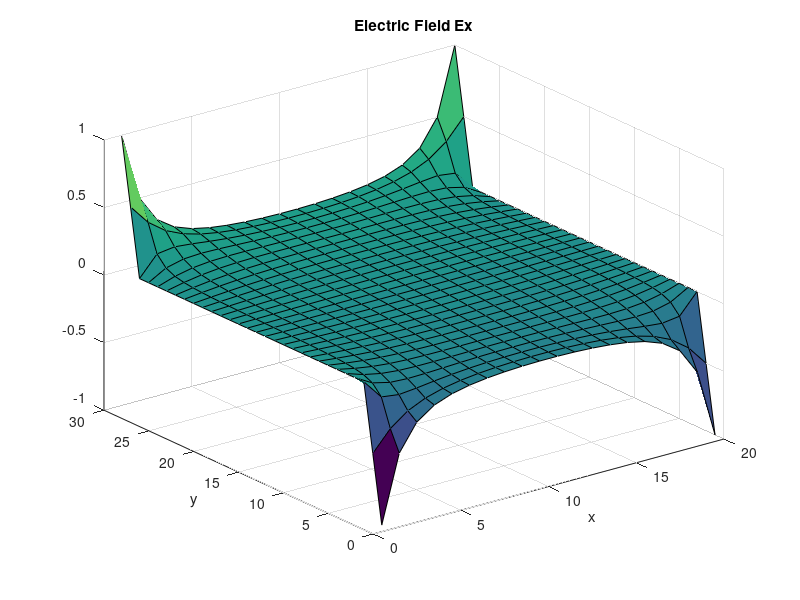
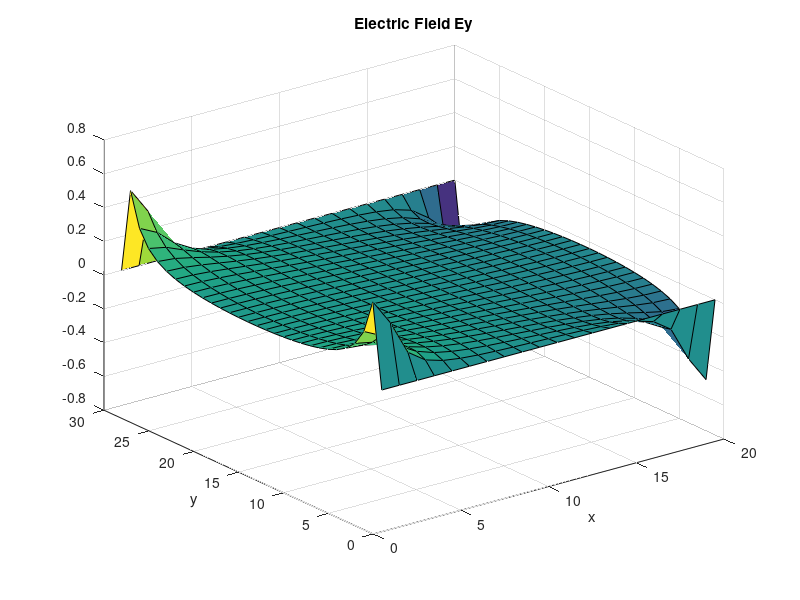
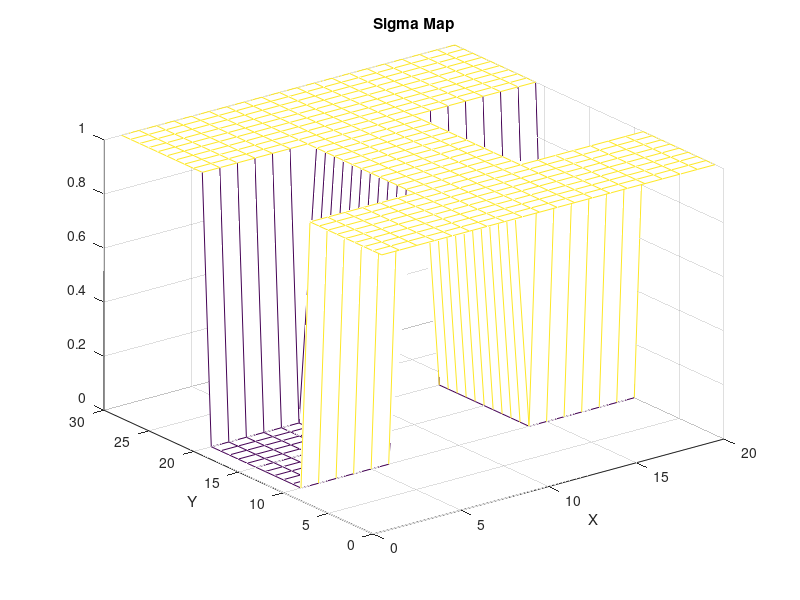
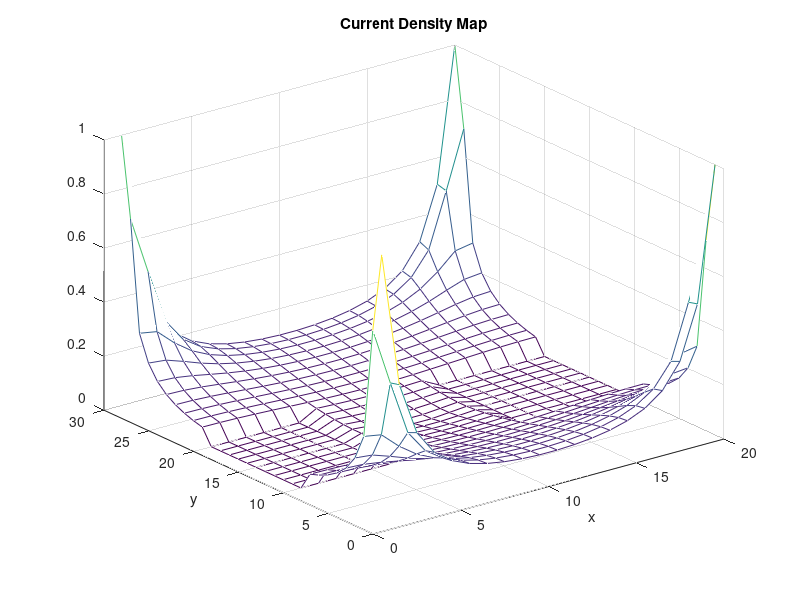

These charts were generated, in order, by the following MATLAB code: (Note: this script raises an error after producing the figures.)
x= 3;           % x dimension
y=2;            % y dimension
%%%%% ratio for L/W is 3/2

dx = .1;
dy = .1;
nx = x/dx;
ny = y/dy;
%%create matrices for the F and G values. 
G = sparse(nx*ny,nx*ny);        %large matrix with mostly 0's
F = zeros(nx*ny,1);
% iterate through each point and give it the proper value. 
for i = 1:nx
    for j = 1:ny
        
        n = i + (j - 1) * nx; 
        nym = i + (j - 2) * nx; 
        nyp = i + j * nx; 
        nxm = i - 1 + (j - 1) * nx; 
        nxp = i + 1 + (j - 1) * nx; 
        
        if i == 1
            G(n, n) = 1; 
            F(n) = 1;
        elseif i == nx
            G(n, n) = 1; 
            F(n) = 1;
        elseif j == 1
            G(n, n) = 1; 
        elseif j == ny
            G(n, n) = 1; 
        else
            G(n, n) = -4; 
            G(n, nxm) = 1; 
            G(n, nxp) = 1; 
            G(n, nym) = 1; 
            G(n, nyp) = 1; 
        end
    end
end
%create the voltmap as well the matrix for V, density on X and Y. 
Voltmap2 = zeros(nx, ny); 
Ex=zeros (nx, ny);
Ey=zeros (nx, ny); 
V = G\F; 
%numerical way to answer voltage map 
for i = 1:nx
    for j = 1:ny
        n = i + (j - 1)*nx;
        Voltmap2(i, j) = V(n); 
    end
end
%iterate through the density matrices and find the corresponding density. 
 for i = 1:nx
    for j = 1:ny
        if i == 1
            Ex(i, j) = Voltmap2(i+1, j) - Voltmap2(i, j); 
        elseif i == nx
            Ex(i, j) = Voltmap2(i, j) - Voltmap2(i-1, j);
        else
            Ex(i, j) = (Voltmap2(i+1, j) - Voltmap2(i-1, j))*0.5;
        end
        
        if j == 1
            Ey(i, j) = Voltmap2(i, j+1) - Voltmap2(i, j); 
        elseif j == ny
            Ey(i, j) = Voltmap2(i, j) - Voltmap2(i, j-1);
        else
            Ey(i, j) = (Voltmap2(i, j+1) - Voltmap2(i, j-1))*0.5;
        end
    end
 end
%plot the electric field for X and Y. 
figure(1)
surf(Ex)
title('Electric Field Ex')
xlabel('x')
ylabel('y')

figure(2)
surf(Ey)
title('Electric Field Ey')
xlabel('x')
ylabel('y')
%create the sigma matrix of ones. could have chosen 0, or 1. 
sigma = ones(nx,ny);
%iterate through the points and change where the bottle neck is. 
for i = 1:nx
    for j = 1:ny
        if j <= (ny/3) || j >= (ny*2/3)
            if i >= (nx/3) && i <= (nx*2/3)
                sigma(i,j) = 10^-12;
            end
            
        end
    end
end
%find the total electric field
TotalE= sqrt(Ex.^2+ Ey.^2);
%J is the total electric field where sigma is. 
J=sigma .* TotalE;
% plot sigma map
figure(3);
mesh(sigma);
xlabel('X');
ylabel('Y');
title('Sigma Map');
%plot current density map
figure(4)
mesh(J)
title('Current Density Map')
xlabel('x')
ylabel('y')
%%%%%%%Part 2 B%%%%%%%%
current =0;
OldCurrent=0;
TotalCurrent=0;
TotalE=0 ;
G = sparse(nx*ny,nx*ny);
F = zeros(nx*ny,1);
J=0;
TotalE=0;
sigma=0;
%run through the original code but iterate extra times for in increase in
%size. 
for meshsize = 1:1:5
    for i = 1:nx
        for j = 1:ny

            n = i + (j - 1) * nx; 
            nym = i + (j - 2) * nx; 
            nyp = i + j * nx; 
            nxm = i - 1 + (j - 1) * nx; 
            nxp = i + 1 + (j - 1) * nx; 

            if i == 1
                G(n, n) = 1; 
                F(n) = 1;
            elseif i == nx
                G(n, n) = 1; 
                F(n) = 1;
            elseif j == 1
                G(n, n) = 1; 
            elseif j == ny
                G(n, n) = 1; 
            else
                G(n, n) = -4; 
                G(n, nxm) = 1; 
                G(n, nxp) = 1; 
                G(n, nym) = 1; 
                G(n, nyp) = 1; 
            end
        end
    end

    Voltmap2 = zeros(nx, ny); 
    Ex=zeros (nx, ny);
    Ey=zeros (nx, ny); 
    V = G\F; 

    for i = 1:nx
        for j = 1:ny
            n = i + (j - 1)*nx;
            Voltmap2(i, j) = V(n); 
        end
    end
    
    sigma = ones(nx,ny);
        for i = 1:nx
        for j = 1:ny
            if j <= (ny/3) || j >= (ny*2/3)
                if i >= (nx/3) && i <= (nx*2/3)
                    sigma(i,j) = 10^-12;
                end

            end
        end
    end
     for i = 1:nx
        for j = 1:ny
            if i == 1
                Ex(i, j) = Voltmap2(i+1, j) - Voltmap2(i, j); 
            elseif i == nx
                Ex(i, j) = Voltmap2(i, j) - Voltmap2(i-1, j);
            else
                Ex(i, j) = (Voltmap2(i+1, j) - Voltmap2(i-1, j))*0.5;
            end

            if j == 1
                Ey(i, j) = Voltmap2(i, j+1) - Voltmap2(i, j); 
            elseif j == ny
                Ey(i, j) = Voltmap2(i, j) - Voltmap2(i, j-1);
            else
                Ey(i, j) = (Voltmap2(i, j+1) - Voltmap2(i, j-1))*0.5;
            end
        end
     end
       TotalE= sqrt(Ex.^2 + Ey.^2);
       J=sigma .* TotalE;
       OldCurrent=current;
       current =sum(J,'All');
       figure(5)
       plot([meshsize-1 meshsize], [OldCurrent current])
       hold on
       title ('Current vs Mesh Size')
end
% for meshsize = 1:ny        
%    TotalE= Ex(meshsize,:)+ Ey(meshsize,:);
%    J=sigma .* TotalE;
%    figure(5)
%    OldCurrent=TotalCurrent;
%    current =sum(J,2);
%    TotalCurrent=sum(current);
%    plot([meshsize-2 meshsize], [OldCurrent TotalCurrent],'o')
%    hold on
%    title ('Current vs Mesh Size')
% end
   xlabel('Mesh Size')
   ylabel('Current')

%%%%%%%%%%%%%%%%%%%%Part C%%%%%%%%%%%%%%
% change the size of our boxes inside dimensions and see effect on current
% density. 
sigma1 = ones(nx,ny);
sigma2 = ones(nx,ny);
sigma3 = ones(nx,ny);
sigma4 = ones(nx,ny);

for i = 1:nx %Changing the lengths and widths
        for j = 1:ny
            if j <= (ny/3) || j >= (ny*2/5)
                if i >= (nx/5) && i <= (nx*2/3)
                    sigma1(i,j) = 10^-12;
                end
            end
        if j <= (ny/4) || j >= (ny*3/4)
            if i >= (nx/2) && i <= (nx*2/3)
                sigma2(i,j) = 10^-2;
            end 
        end
        if j <= (ny/3) || j >= (ny*2/3)
            if i >= (nx/3) && i <= (nx*2/3)
                sigma3(i,j) = 10^-2;
            end 
        end 
        if j <= (ny/4) || j >= (ny/2)
            if i >= (nx/4) && i <= (nx/2)
                sigma4(i,j) = 10^-2;
            end 
        end
        end
end 
for i = 1:nx
    for j = 1:ny
        
        n = i + (j - 1) * nx; 
        nym = i + (j - 2) * nx; 
        nyp = i + j * nx; 
        nxm = i - 1 + (j - 1) * nx; 
        nxp = i + 1 + (j - 1) * nx; 
        
        if i == 1
            G(n, n) = 1; 
            F(n) = 1;
        elseif i == nx
            G(n, n) = 1; 
            F(n) = 1;
        elseif j == 1
            G(n, n) = 1; 
        elseif j == ny
            G(n, n) = 1; 
        else
            G(n, n) = -4; 
            G(n, nxm) = 1; 
            G(n, nxp) = 1; 
            G(n, nym) = 1; 
            G(n, nyp) = 1; 
        end
    end
end

Voltmap2 = zeros(nx, ny); 
Ex=zeros (nx, ny);
Ey=zeros (nx, ny); 
V = G\F; 

for i = 1:nx
    for j = 1:ny
        n = i + (j - 1)*nx;
        Voltmap2(i, j) = V(n); 
    end
end
 for i = 1:nx
    for j = 1:ny
        if i == 1
            Ex(i, j) = Voltmap2(i+1, j) - Voltmap2(i, j); 
        elseif i == nx
            Ex(i, j) = Voltmap2(i, j) - Voltmap2(i-1, j);
        else
            Ex(i, j) = (Voltmap2(i+1, j) - Voltmap2(i-1, j))*0.5;
        end
        
        if j == 1
            Ey(i, j) = Voltmap2(i, j+1) - Voltmap2(i, j); 
        elseif j == ny
            Ey(i, j) = Voltmap2(i, j) - Voltmap2(i, j-1);
        else
            Ey(i, j) = (Voltmap2(i, j+1) - Voltmap2(i, j-1))*0.5;
        end
    end
end
Sigma = ones(nx,ny);

for i = 1:nx
    for j = 1:ny
        if j <= (ny/3) || j >= (ny*2/3)
            if i >= (nx/3) && i <= (nx*2/3)
                Sigma(i,j) = 1e-12;
            end
            
        end
    end
end

TotalE= Ex + Ey;
J1=sigma1 .* TotalE;
J2=sigma2 .* TotalE;
J3=sigma3 .* TotalE;
J4=sigma4 .* TotalE;
sumJ1=sum(J1,'All');
sumJ2=sum(J2,'All');
sumJ3=sum(J3,'All');
sumJ4=sum(J4,'All');
TotalJ=[sumJ1 sumJ2 sumJ3 sumJ4];
TotalSigma=[sigma1 sigma2 sigma3 sigma4];
figure(6);
subplot(2,2,1)
mesh(sigma1);
xlabel('X');
ylabel('Y');
title('Sigma1 Map');
subplot(2,2,2)
mesh(sigma2);
xlabel('X');
ylabel('Y');
title('Sigma2 Map');
subplot(2,2,3)
mesh(sigma3);
xlabel('X');
ylabel('Y');
title('Sigma3 Map');
subplot(2,2,4)
mesh(sigma4);
xlabel('X');
ylabel('Y');
title('Sigma4 Map');
figure(7)
plot([1 2 3 4], TotalJ)
xticks([1 2 3 4])
xlabel('Sigma #')
ylabel('Current')
title('current vs Sigma Map')
%%%%%%%%%%%%%%%Part D%%%%%%%%%%
sumJ=0;
oldJ=0;
J=0;
TotalE=0;
for s= 1e-12:0.01:0.9
x= 3;           % x dimension
y=2;            % y dimension
%%%%% ratio for L/W is 3/2

dx = .1;
dy = .1;
nx = x/dx;
ny = y/dy;
%%create matrices for the F and G values. 
G = sparse(nx*ny,nx*ny);
F = zeros(nx*ny,1);

for i = 1:nx
    for j = 1:ny
        
        n = i + (j - 1) * nx; 
        nym = i + (j - 2) * nx; 
        nyp = i + j * nx; 
        nxm = i - 1 + (j - 1) * nx; 
        nxp = i + 1 + (j - 1) * nx; 
        
        if i == 1
            G(n, n) = 1; 
            F(n) = 1;
        elseif i == nx
            G(n, n) = 1; 
            F(n) = 1;
        elseif j == 1
            G(n, n) = 1; 
        elseif j == ny
            G(n, n) = 1; 
        else
            G(n, n) = -4; 
            G(n, nxm) = 1; 
            G(n, nxp) = 1; 
            G(n, nym) = 1; 
            G(n, nyp) = 1; 
        end
    end
end

Voltmap2 = zeros(nx, ny); 
Ex=zeros (nx, ny);
Ey=zeros (nx, ny); 
V = G\F; 

for i = 1:nx
    for j = 1:ny
        n = i + (j - 1)*nx;
        Voltmap2(i, j) = V(n); 
    end
end
 for i = 1:nx
    for j = 1:ny
        if i == 1
            Ex(i, j) = Voltmap2(i+1, j) - Voltmap2(i, j); 
        elseif i == nx
            Ex(i, j) = Voltmap2(i, j) - Voltmap2(i-1, j);
        else
            Ex(i, j) = (Voltmap2(i+1, j) - Voltmap2(i-1, j))*0.5;
        end
        
        if j == 1
            Ey(i, j) = Voltmap2(i, j+1) - Voltmap2(i, j); 
        elseif j == ny
            Ey(i, j) = Voltmap2(i, j) - Voltmap2(i, j-1);
        else
            Ey(i, j) = (Voltmap2(i, j+1) - Voltmap2(i, j-1))*0.5;
        end
    end
end
Sigma = ones(nx,ny);

for i = 1:nx
    for j = 1:ny
        if j <= (ny/3) || j >= (ny*2/3)
            if i >= (nx/3) && i <= (nx*2/3)
                Sigma(i,j) = s;
            end
            
        end
    end
end
oldJ=sumJ;
TotalE= sqrt(Ex.^2 + Ey.^2);
J=Sigma .* TotalE;
sumJ=sum(J,'All');
figure(8);
hold on
plot(s, sumJ, 'o')
%xlim([1e-12 0.9])
xlabel('Sigma');
ylabel('Current');
title('Current vs Sigma');
end
hold off